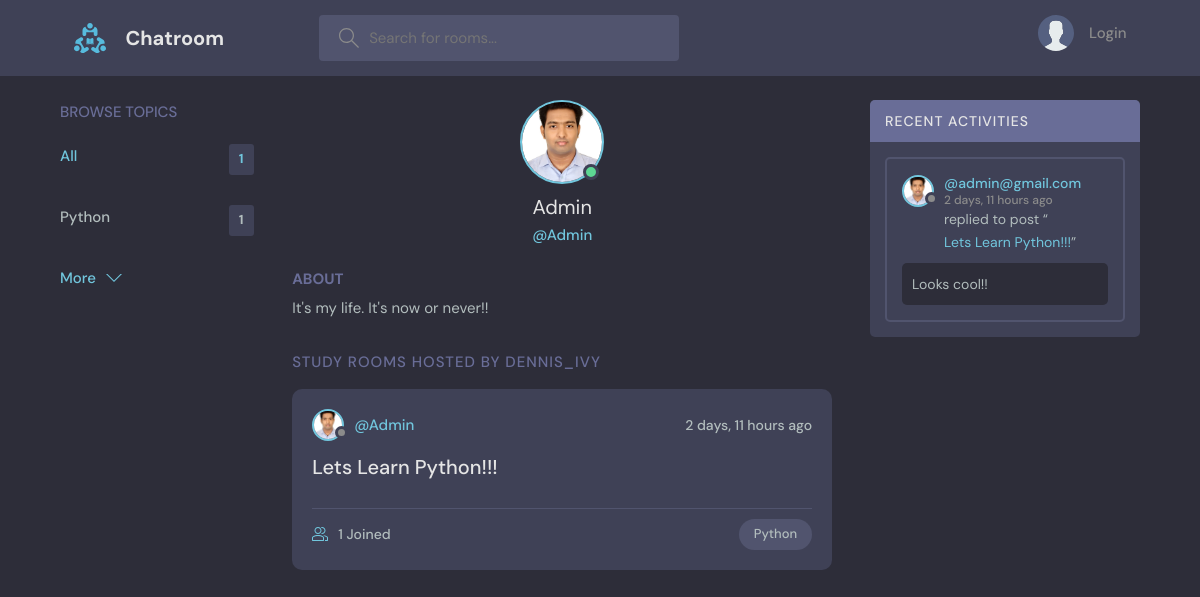
Page /profile/1/ on the committed database.
### base/models.py (models this page shows, shortened)
class Topic(models.Model):
    name = models.CharField(max_length=200)

class User(AbstractUser):
    name = models.CharField(max_length=200, null=True)
    email = models.EmailField(unique=True, null=True)
    bio = models.TextField(null=True)
    avatar = models.ImageField(null=True, default="avatar.svg")
    USERNAME_FIELD = 'email'
    REQUIRED_FIELDS = []

class Room(models.Model):
    host = models.ForeignKey(User, on_delete=models.SET_NULL, null=True)
    topic = models.ForeignKey(Topic, on_delete=models.SET_NULL, null=True)
    name= models.CharField(max_length=200) # Meaning this can't be blank
    description = models.TextField(null=True, blank=True)
    participants = models.ManyToManyField(User,related_name='participants', blank=True)
    updated = models.DateTimeField(auto_now=True)
    created = models.DateTimeField(auto_now_add=True)
    class Meta:
        ordering = ['-updated', '-created']
    def __str__(self):
        return self.name  #This will return name

class Message(models.Model):
     user = models.ForeignKey(User, on_delete=models.CASCADE)
     room = models.ForeignKey(Room, on_delete=models.CASCADE)
     body = models.TextField()
     updated = models.DateTimeField(auto_now=True)
     created = models.DateTimeField(auto_now_add=True)
     class Meta:
        ordering = ['-updated', '-created']
     def __str__(self):
         return self.body[0:50] # for the first 50 characters

### base/views.py (the view)
# urls.py: path('profile/<str:pk>/', views.userProfile, name="user-profile"),
def userProfile(request, pk):
    user = User.objects.get(id=pk)
    rooms = user.room_set.all()
    room_messages = user.message_set.all()
    topics = Topic.objects.all()
    context = {'user': user, 'rooms': rooms, 'room_messages': room_messages,
    'topics': topics}
    return render(request, 'base/profile.html', context)

### base/templates/base/profile.html (shortened to what this page needs)
{% extends 'main.html' %}
{% block content %}
<main class="profile-page layout layout--3">
  <div class="container">
    {% include 'base/topics_component.html' %}
    <div class="roomList">
      <div class="profile">
        <div class="profile__avatar">
          <div class="avatar avatar--large active">
            <img src="{{user.avatar.url}}" />
          </div>
        </div>
        <div class="profile__info">
          <h3>{{user.username}}</h3>
          <p>@{{user.username}}</p>
        </div>
        <div class="profile__about">
          <h3>About</h3>
          <p>
            {{user.bio}}
          </p>
        </div>
      </div>
      <div class="roomList__header">
        <div>
          <h2>Study Rooms Hosted by dennis_ivy</a>
          </h2>
        </div>
      </div>
      {% include 'base/feed_component.html' %}
    </div>
    {% include 'base/activity_component.html' %}
  </div>
</main>
{% endblock content %}

### base/templates/base/topics_component.html
<div class="topics">
    <div class="topics__header">
      <h2>Browse Topics</h2>
    </div>
    <ul class="topics__list">
      <li>
        <a href="{% url 'home' %}" class="active">All <span>{{topics.count}}</span></a>
      </li>
      {% for topic in topics %}
      <li>
        <a href="{% url 'home' %}?q={{topic.name}}">{{topic.name}} <span>{{topic.room_set.all.count}}</span></a>
      </li>
      {% endfor %}
    </ul>
    <a class="btn btn--link" href="{% url 'topics' %}">
      More
      <svg version="1.1" xmlns="http://www.w3.org/2000/svg" width="32" height="32" viewBox="0 0 32 32">
        <title>chevron-down</title>
        <path d="M16 21l-13-13h-3l16 16 16-16h-3l-13 13z"></path>
      </svg>
    </a>
  </div>

### base/templates/base/feed_component.html (shortened to what this page needs)
{% for room in rooms %}
<div class="roomListRoom">
    <div class="roomListRoom__header">
      <a href="{% url 'user-profile' room.host.id %}" class="roomListRoom__author">
        <div class="avatar avatar--small">
          <img src="{{room.host.avatar.url}}" />
        </div>
        <span>@{{room.host.username}}</span>
      </a>
      <div class="roomListRoom__actions">
        <span>{{room.created|timesince}} ago</span>
      </div>
    </div>
    <div class="roomListRoom__content">
      <a href="{% url 'rooms' room.id %}">{{room.name}}</a>
    </div>
    <div class="roomListRoom__meta">
      <a href="{% url 'rooms' room.id %}" class="roomListRoom__joined">
        {{room.participants.all.count}} Joined
      </a>
      <p class="roomListRoom__topic">{{room.topic.name}}</p>
    </div>
  </div>
  {% endfor %}

### base/templates/base/activity_component.html (shortened to what this page needs)
<div class="activities">
    <div class="activities__header">
      <h2>Recent Activities</h2>
    </div>
    {% for message in room_messages %}
    <div class="activities__box">
      <div class="activities__boxHeader roomListRoom__header">
        <a href="{% url 'user-profile' message.user.id %}" class="roomListRoom__author">
          <div class="avatar avatar--small">
            <img src="{{message.user.avatar.url}}" />
          </div>
          <p>
            @{{message.user}}
            <span>{{message.created|timesince}} ago</span>
          </p>
        </a>
      </div>
      <div class="activities__boxContent">
        <p>replied to post “<a href="{% url 'rooms' message.room.id %}">{{message.room}}</a>”</p>
        <div class="activities__boxRoomContent">
          {{message.body}}
        </div>
      </div>
    </div>
    {% endfor %}
  </div>

### rows in the picture
Topic: name "Python", room_set.all.count "1"
User: avatar (picture), username "Admin", bio "It's my life. It's now or never!!"
Room: host.avatar (picture), host.username "Admin", created "2 days, 11 hours", name "Lets Learn Python!!!", participants.all.count "1", topic.name "Python"
Message: user.avatar (picture), user "admin@gmail.com", created "2 days, 11 hours", room "Lets Learn Python!!!", body "Looks cool!!"

### other values in the picture
{{ topics.count }} "1"
